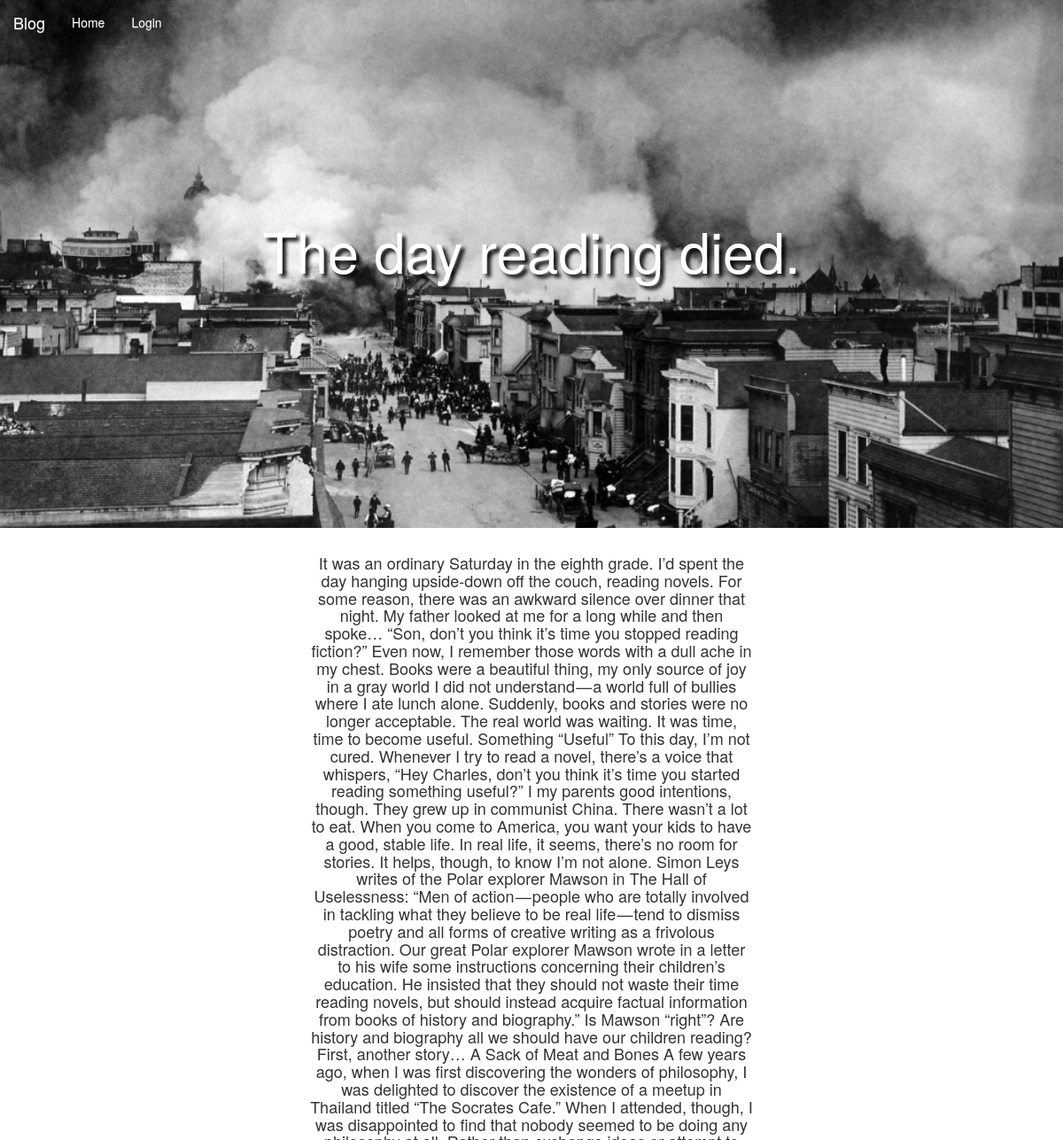
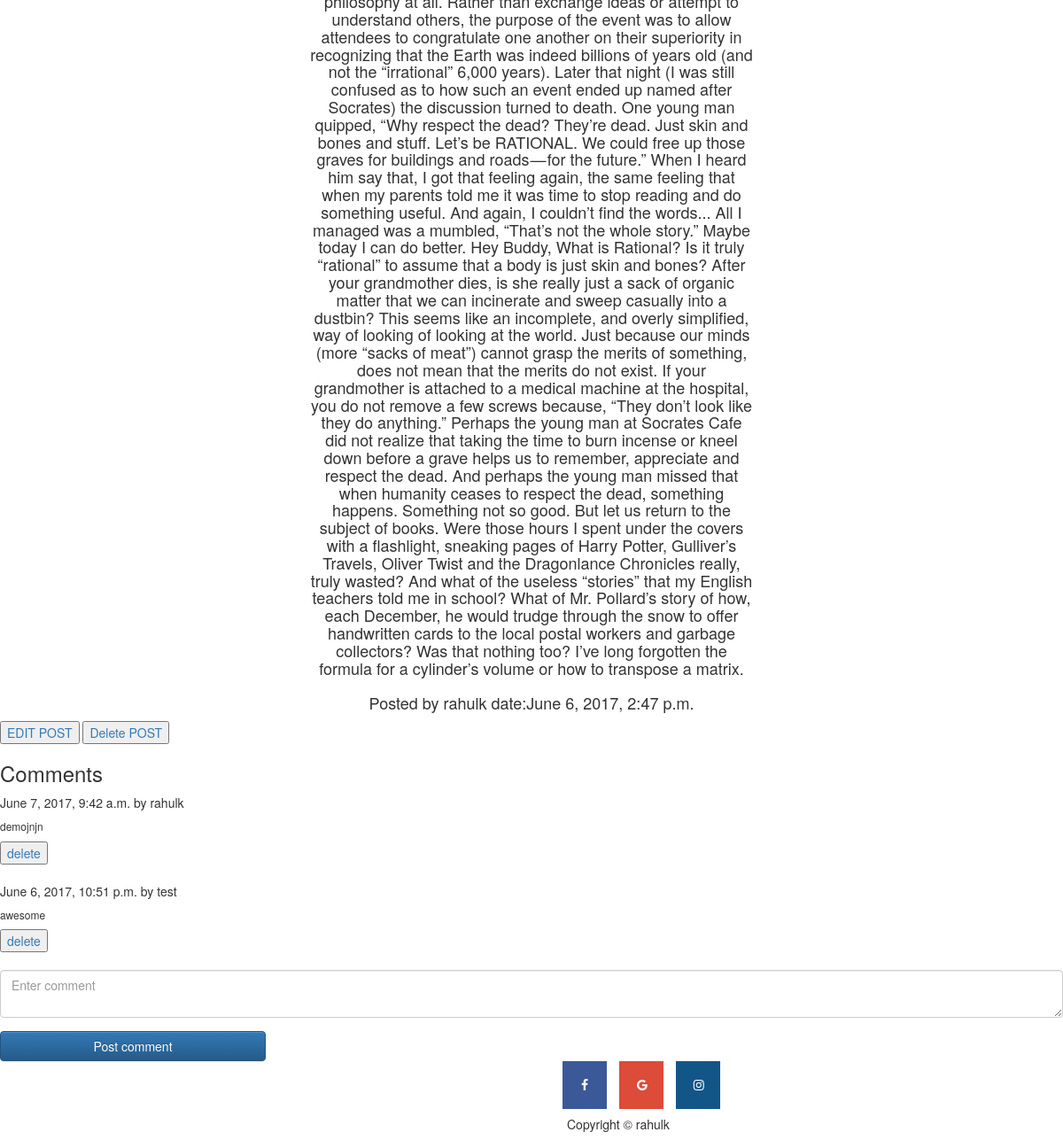
Page /blog/1/ on the committed database (2 pictures, top to bottom).
### blog/models.py (models this page shows, shortened)
class Post(models.Model):
    user = models.ForeignKey(User)
    title = models.CharField(max_length=512)
    content = models.TextField()
    img = models.ImageField(upload_to='blog_img/')
    date = models.DateTimeField(auto_now=True, auto_now_add=False)
    is_published = models.BooleanField(default=False)

class Comment(models.Model):
    user = models.ForeignKey(User)
    post = models.ForeignKey(Post)
    comment_text = models.CharField(max_length=500)
    date = models.DateTimeField(auto_now=True, auto_now_add=False)

### blog/views.py (the view)
# urls.py: url(r'^(?P<postno>[0-9]+)/$', post_detail, name = "post"),
def post_detail(request, postno):
    if request.method =="POST":
        comment = request.POST['comment']
        user = User.objects.get(username=request.user.username)
        c = Comment(comment_text=comment, post_id=postno,user=user)
        c.save()
        return redirect("post", postno)
    else:
        p = Post.objects.get(id=postno)
        c = Comment.objects.filter(post=p)
        template_name = "blog/post1.html"
        context = {"post": p, "comm": c}
        return render(request, template_name, context)

### blog/templates/blog/post1.html (shortened to what this page needs)
{% extends 'blog/base.html' %}
{% load static %}
{% block css %}
    <link rel="stylesheet" href="https://cdnjs.cloudflare.com/ajax/libs/font-awesome/4.7.0/css/font-awesome.min.css">
    <link rel="stylesheet" href="{% static 'blog/css/comment.css' %}" >
{% endblock %}
{% block body %}
{% include 'blog/nav_bar.html' %}
<div class="jumbotron" style="background-image: url('/media/{{ post.img }}')">
    <div class="container" style="height :500px;">
  <h1 style="margin-top:200px;color:white;">{{ post.title  }}</h1>
</div>
    </div>
<h4 class="para">
 {{ post.content }}
    <br>
    <br>
    Posted by {{ post.user }} date:{{ post.date }}
</h4>
<button><a href="/blog/editpost/{{ post.id }}"> EDIT POST</a></button>
<button><a href="/blog/deletepost/{{ post.id }}"> Delete POST</a></button>
<h3>Comments</h3>
{% for i in comm %}
<h7>{{ i.date }}  by {{ i.user }}</h7>
<h6>{{ i.comment_text }}  </h6><a href="/blog/{{ post.id }}/delcom/{{ i.id }}"><button >delete</button> </a><br><br>
 {% endfor %}
<div id="div1">
    <form action="" method="post" >
       <div class="form-group">
					<textarea name="comment" required class="form-control" placeholder="Enter comment" ></textarea>
				</div>
        <button type="submit" name="go" class="btn btn-primary btn-block">Post comment</button>
    </form>
</div>
<a href="https://www.facebook.com" class="fa fa-facebook"></a>
<a href="https://www.google.com" class="fa fa-google"></a>
<a href="https://www.instagram.com" class="fa fa-instagram"></a>
<h5>Copyright © rahulk</h5>
{% endblock %}

### blog/static/blog/css/post.css (style rules this page uses)
.jumbotron { margin-bottom: 0px; background-position: 0% 25%; background-size: cover; background-repeat: no-repeat; color: white; margin-top:0px; text-shadow: black 0.3em 0.3em 0.3em; }
h1 { text-align:center; margin-top:200px; }
.para { text-align:center; margin-left:350px; margin-right:350px; }
.fa { padding: 20px; font-size: 30px; width: 50px; text-align: center; text-decoration: none; }
.fa-facebook { margin-left:635px; background: #3B5998; color: white; }
.fa-google { margin-left:10px; background: #dd4b39; color: white; }
.fa-instagram { margin-left:10px; background: #125688; color: white; }
h5 { display:inline-block; margin-left:640px; text-align:center; }

### blog/static/blog/css/a.css (style rules this page uses)
.jumbotron { margin-bottom:0px; background-position: 0% 25%; background-repeat: no-repeat; color: white; margin-top:0px; text-shadow: black 0.3em 0.3em 0.3em; }
body { overflow:scroll; }
.fa { padding: 20px; font-size: 30px; width: 50px; text-align: center; text-decoration: none; }
.fa-facebook { margin-left:635px; background: #3B5998; color: white; }
.fa-google { margin-left:10px; background: #dd4b39; color: white; }
.fa-instagram { margin-left:10px; background: #125688; color: white; }
h5 { text-align:center; }
h1 { margin-top:200px; text-align:center; }

### blog/static/blog/css/comment.css (style rules this page uses)
.btn-block { display: block; width: 25%; }

### rows in the picture
Post: img (picture), title "The day reading died.", content "It was an ordinary Saturday in the eighth grade. I’d spent the day hanging upside-down off the couch, reading novels. For some reason, there was an awkward silence over dinner that night. My father looked at me for a long while and then spoke… “Son, don’t you think it’s time you stopped reading fiction?” Even now, I remember those words with a dull ache in my chest. Books were a beautiful thing, my only source of joy in a gray world I did not understand — a world full of bullies where I ate lunch alone. Suddenly, books and stories were no longer acceptable. The real world was waiting. It was time, time to become useful. Something “Useful” To this day, I’m not cured. Whenever I try to read a…", user "rahulk", date "June 6, 2017, 2:47 p.m."
Comment: date "June 7, 2017, 9:42 a.m.", user "rahulk", comment_text "demojnjn"
Comment: date "June 6, 2017, 10:51 p.m.", user "test", comment_text "awesome"
